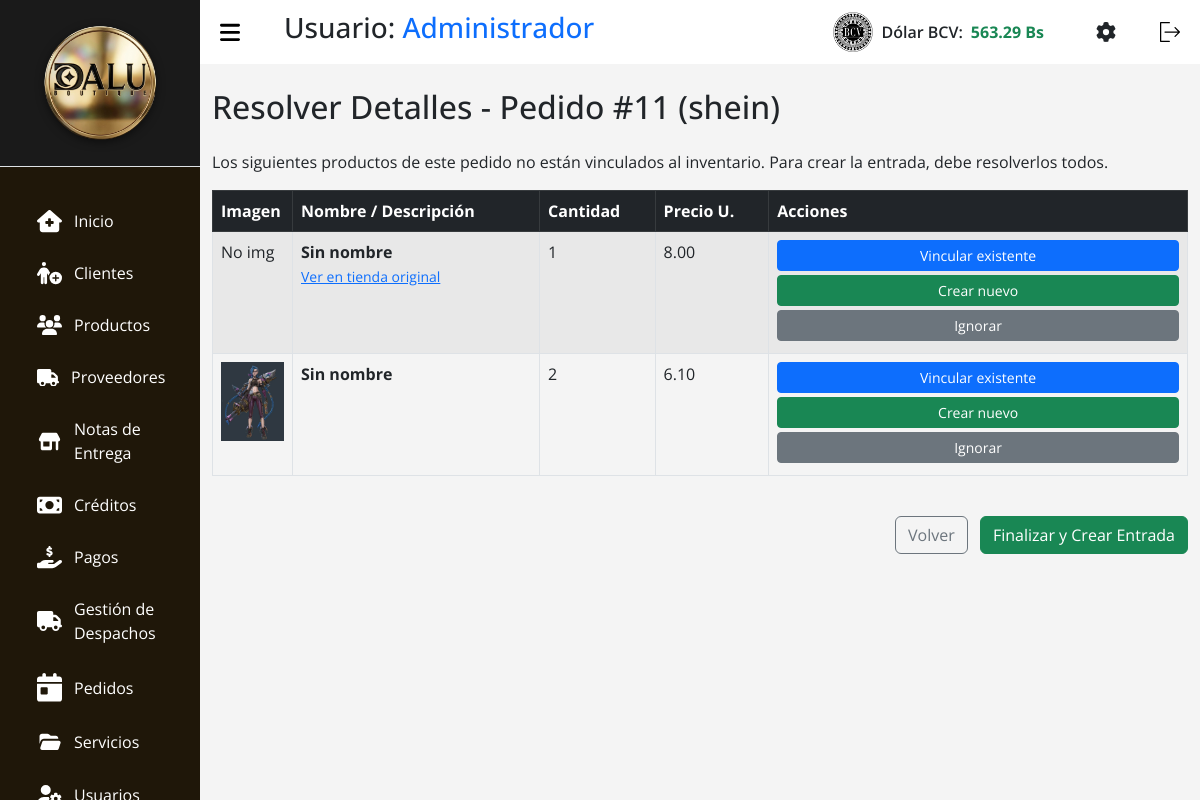
Page /index.php?c=pedidos&accion=resolverDetalles&id=11 (signed in) on the committed database.
### tables this page shows
CREATE TABLE `tasa` (
  `id` int(11) NOT NULL,
  `nombre` varchar(50) NOT NULL,
  `valor` decimal(10,2) NOT NULL,
  `fecha_actualizacion` datetime NOT NULL DEFAULT current_timestamp()
);

CREATE TABLE `pedidos` (
  `id` int(11) NOT NULL,
  `id_proveedor` int(11) DEFAULT NULL,
  `id_cliente` int(11) DEFAULT NULL,
  `id_nota_entrega` int(11) DEFAULT NULL,
  `tipo` enum('cliente','proveedor','propios','') NOT NULL,
  `fecha_registro` timestamp NOT NULL DEFAULT current_timestamp(),
  `fecha_estimada` date DEFAULT NULL,
  `fecha_recepcion` datetime DEFAULT NULL,
  `fecha_entrega` datetime DEFAULT NULL,
  `estado` enum('pendiente','confirmado','enviado','recibido','cancelado','entregado') NOT NULL DEFAULT 'pendiente'
);

CREATE TABLE `detalles_pedido` (
  `id` int(11) NOT NULL,
  `id_pedido` int(11) NOT NULL,
  `id_variante` int(11) DEFAULT NULL,
  `tipo` enum('cliente','proveedor') NOT NULL,
  `imagen` varchar(60) NOT NULL,
  `link` text NOT NULL,
  `fecha_registro` timestamp NOT NULL DEFAULT current_timestamp(),
  `estado` enum('pendiente','recibido','entregado','') NOT NULL,
  `nombre_producto` varchar(150) DEFAULT NULL COMMENT 'Para productos vagos',
  `cantidad` int(11) NOT NULL DEFAULT 1,
  `precio_unitario` decimal(10,2) DEFAULT NULL,
  `descripcion_producto` text DEFAULT NULL,
  `status_inventario` enum('pendiente','vinculado','creado','ignorado') DEFAULT 'pendiente'
);

### src/Models/Tasa.php (called while the page is built, shortened)
<?php
class Tasa extends Conexion {
    public function getLatest($nombre = 'BCV') {
        try {
            $stmt = $this->prepare("SELECT * FROM tasa WHERE nombre = :nombre ORDER BY id DESC LIMIT 1");
            $stmt->bindParam(':nombre', $nombre, PDO::PARAM_STR);
            $stmt->execute();
            return $stmt->fetch(PDO::FETCH_ASSOC);
        } catch (PDOException $e) {
            return false;
        }
    }
}

### src/Models/Pedidos.php (called while the page is built, shortened)
<?php
    class Pedidos extends Conexion {
        private $id;
        public function __construct($id = null, $id_cliente = null, $tipo = null, $estado = 'pendiente', $id_proveedor = null) {
            $this->id = $id;
        }
        public function setId($id) { $this->id = $id; return $this; }
        public function getById($id) {
            $sql = "SELECT p.*,
                    COALESCE(NULLIF(pr.razon_social, ''), NULLIF(pr.nombre, ''), 'Proveedor Desconocido') AS nombre_proveedor,
                    c.nombre as cliente_nombre,
                    c.apellido as cliente_apellido,
                    c.cedula as cliente_cedula,
                    c.telefono as cliente_telefono,
                    c.direccion as cliente_direccion
                    FROM pedidos p
                    LEFT JOIN clientes c ON p.id_cliente = c.id
                    LEFT JOIN proveedores pr ON p.id_proveedor = pr.id
                    WHERE p.id = :id";
            $stmt = $this->prepare($sql);
            $stmt->bindParam(":id", $id);
            $stmt->execute();
            $pedido = $stmt->fetch(\PDO::FETCH_ASSOC);
            if ($pedido) {
                $pedido['detalles'] = $this->getDetallesByPedido($id);
            }
            return $pedido;
        }
        public function getDetallesByPedido($pedido_id) {
            $sql = "SELECT dp.*,
                    p.nombre as producto_nombre,
                    p.precio_venta as producto_precio,
                    pv.id_producto,
                    pv.nombre_variante as variante_nombre,
                    pv.atributos as variante_atributos
                    FROM detalles_pedido dp
                    LEFT JOIN producto_variantes pv ON dp.id_variante = pv.id
                    LEFT JOIN productos p ON pv.id_producto = p.id
                    WHERE dp.id_pedido = :id_pedido
                    ORDER BY dp.id";
            $stmt = $this->prepare($sql);
            $stmt->bindParam(":id_pedido", $pedido_id);
            $stmt->execute();
            $detalles = $stmt->fetchAll(\PDO::FETCH_ASSOC);
            return $detalles;
        }
        public function getDetallesPendientes() {
            $sql = "SELECT dp.*, p.tipo as pedido_tipo
                    FROM detalles_pedido dp
                    JOIN pedidos p ON dp.id_pedido = p.id
                    WHERE dp.id_pedido = :id_pedido
                    AND dp.status_inventario = 'pendiente'";
            $stmt = $this->prepare($sql);
            $stmt->bindParam(":id_pedido", $this->id);
            $stmt->execute();
            return $stmt->fetchAll(\PDO::FETCH_ASSOC);
        }
        public function getPedidoConDetallesPendientes($pedido_id) {
            $pedido = $this->getById($pedido_id);
            $pedido['detalles_pendientes'] = $this->getDetallesPendientes();
            return $pedido;
        }
    }

### src/Views/V_ResolverDetalles.php (the view, shortened to what this page needs)
<!DOCTYPE html>
<html lang="es">
<head>
    <link rel="stylesheet" href="assets/css/css.css">
    <link rel="stylesheet" href="assets/css/header.css">
    <link rel="stylesheet" href="assets/bootstrap.min.css">
    <link rel="stylesheet" href="assets/css/libs/select2.min.css">
    <link rel="stylesheet" href="assets/css/libs/select2-bootstrap-5-theme.min.css">
</head>
<body>
    <?php require_once __DIR__ . "/../Views/layout/header.php"; ?>
    <div class="container mt-4">
        <h2 class="mb-4">Resolver Detalles - Pedido #<?= htmlspecialchars($pedido['id']) ?> (<?= htmlspecialchars($pedido['nombre_proveedor']) ?>)</h2>
        <p>Los siguientes productos de este pedido no están vinculados al inventario. Para crear la entrada, debe resolverlos todos.</p>
        <div class="table-responsive">
            <table class="table table-bordered table-striped" id="tablaDetalles">
                <thead class="table-dark">
                    <tr>
                        <th>Imagen</th>
                        <th>Nombre / Descripción</th>
                        <th>Cantidad</th>
                        <th>Precio U.</th>
                        <th>Acciones</th>
                    </tr>
                </thead>
                <tbody>
                    <?php foreach($pedido['detalles_pendientes'] as $det): ?>
                    <tr id="row-<?= $det['id'] ?>">
                        <td style="width: 80px;">
                            <?php if(!empty($det['imagen'])): ?>
                                <img src="<?= htmlspecialchars($det['imagen']) ?>" alt="Img" style="width: 100%; object-fit: contain;">
                            <?php else: ?>
                                <span>No img</span>
                            <?php endif; ?>
                        </td>
                        <td>
                            <strong><?= htmlspecialchars($det['nombre_producto'] ?: 'Sin nombre') ?></strong>
                            <?php if(!empty($det['link'])): ?>
                                <br><a href="<?= htmlspecialchars($det['link']) ?>" target="_blank" class="small">Ver en tienda original</a>
                            <?php endif; ?>
                            <br><small><?= htmlspecialchars($det['descripcion_producto']) ?></small>
                        </td>
                        <td><?= htmlspecialchars($det['cantidad']) ?></td>
                        <td><?= htmlspecialchars($det['precio_unitario'] ?? '0.00') ?></td>
                        <td class="acciones-td">
                            <button class="btn btn-sm btn-primary btn-vincular mb-1 w-100" data-id="<?= $det['id'] ?>" data-bs-toggle="modal" data-bs-target="#modalVincular">Vincular existente</button>
                            <button class="btn btn-sm btn-success btn-crear mb-1 w-100" data-id="<?= $det['id'] ?>" data-nombre="<?= htmlspecialchars($det['nombre_producto']) ?>" data-precio="<?= htmlspecialchars($det['precio_unitario']) ?>" data-bs-toggle="modal" data-bs-target="#modalAgregar">Crear nuevo</button>
                            <button class="btn btn-sm btn-secondary btn-ignorar mb-1 w-100" data-id="<?= $det['id'] ?>">Ignorar</button>
                        </td>
                    </tr>
                    <?php endforeach; ?>
                </tbody>
            </table>
        </div>
        <div class="text-end mt-4">
            <a href="?c=pedidos&accion=view" class="btn btn-outline-secondary me-2">Volver</a>
            <form action="?c=entradas&accion=crearDesdePedido" method="POST" class="d-inline" id="formFinalizar">
                <button type="button" class="btn btn-success" id="btnFinalizar" onclick="checkFinalizar()">Finalizar y Crear Entrada</button>
            </form>
        </div>
    </div>
</body>
</html>

### src/Views/layout/header.php (shortened to what this page needs)
<?php
$tasaModel_header = new Tasa();
$tasaActual_header = $tasaModel_header->getLatest();
$tasaValor = $tasaActual_header ? number_format((float)$tasaActual_header['valor'], 2) : '0.00';
?>
<section id="sidebar">
  <div class="sidebar-heading border-bottom p-3" style="background-color: #1a1a1a; text-align: center;">
    <img src="assets/img/dalulisto.png" style="max-width: 80%; height: auto; filter: drop-shadow(0px 2px 4px rgba(0,0,0,0.5));" alt="Logo Dalu">
  </div>
  <ul class="side-menu">
    <li class="nav-item m-1 fs-6">
      <a class="nav-link active" aria-current="page" href="?c=Home">
        Inicio</a>
    </li>
    <li class="nav-item m-1 fs-6">
      <a class="nav-link" href="?c=Clientes">
        Clientes
      </a>
    </li>
    <li class="nav-item m-1 fs-6">
      <a class="nav-link" href="?c=Productos">
        Productos
      </a>
    </li>
    <li class="nav-item m-1 fs-6">
      <a class="nav-link" href="?c=Proveedores">
        Proveedores
      </a>
    </li>
    <li class="nav-item m-1 fs-6">
      <a class="nav-link" href="?c=Notas">
        Notas de
        <br>
        Entrega
      </a>
    </li>
    <li class="nav-item m-1 fs-6">
      <a class="nav-link" href="?c=Creditos">
        Créditos
      </a>
    </li>
    <li class="nav-item m-1 fs-6">
      <a class="nav-link" href="?c=Pagos">
        Pagos
      </a>
    <li class="nav-item m-1 fs-6">
      <a class="nav-link" href="?c=Despacho">
          Gestión de
          <br>
          Despachos
      </a>
    </li>
    <li class="nav-item m-1 fs-6">
      <a class="nav-link" href="?c=Pedidos">
        Pedidos
      </a>
    </li>
    <li class="nav-item m-1 fs-6">
      <a class="nav-link" href="?c=Servicios">
        Servicios
      </a>
    </li>
    <li class="nav-item  m-1 fs-6">
      <a class="nav-link" href="?c=Usuarios">
      </a>
    </li>
  </ul>
</section>
<section id="content">
  <nav>
    <h3 class="ms-3">Usuario: <span class="text-primary"><?= htmlspecialchars($_SESSION['nombre']) ?></span></h3>
    <div class="d-flex align-items-center ms-auto me-4" id="bcvDiv" style="cursor:pointer;" data-bs-toggle="modal" data-bs-target="#modalTasa">
        <img class="img-bcv me-2" src="assets/img/bcv2.png" alt="BCV" width="40">
        <span class="text-dark fw-semibold me-2">Dólar BCV:</span>
        <span class="text-success fw-bold" id="Dolar_bcv"><?= htmlspecialchars($tasaValor) ?> Bs</span>
    </div>
    <a href="?c=Ajustes" class="me-3 text-dark" title="Ajustes y Configuración">
    </a>
    <form action="index.php?c=login&a=Logout" method="POST">
      <button type="submit" style="background: none; border: none; cursor: pointer;">
      </button>
    </form>
  </nav>

### assets/css/css.css (style rules this page uses)
* { margin: 0; padding: 0; text-decoration: none; box-sizing: border-box; font-family: 'Segoe UI', Tahoma, Geneva, Verdana, sans-serif; }
body { font-family: Arial, Helvetica, sans-serif; height: 100vh; display: flex; flex-wrap: nowrap; background: #9794942c; }

### assets/css/header.css (style rules this page uses)
* { font-family: 'Open Sans', sans-serif; margin: 0; padding: 0; box-sizing: border-box; }
:root { --grey: #F1F0F6; --dark-grey: #2610a1be; --light: #fff; --dark: #000; --green: #81D43A; --light-green: #E3FFCB; --blue: #1775F1; --light-blue: #D0E4FF; --dark-blue: #0C5FCD; --red: #FC3B56; }
li { list-style: none; }
#sidebar { position: fixed; max-width: 200px; width: 100%; background: var(--light); top: 0; left: 0; height: 100%; overflow-y: auto; scrollbar-width: none; transition: all .3s ease; background-color: #1f1709; z-index: 200; }
#sidebar .icon { min-width: 22px; display: flex; justify-content: center; align-items: center; margin-right: 12px; }
#sidebar .side-menu { margin: 30px 0; padding: 0 18px; transition: all .3s ease; }
#sidebar .side-menu a { display: flex; align-items: center; font-size: 16px; color: var(--light); padding: 12px 16px 12px 0; border-radius: 20px; margin: 4px 0; white-space: nowrap; }
#content { position: relative; width: calc(100% - 200px); left: 200px; transition: all .3s ease; background-color: #49494a0f; }
nav { background: var(--light); height: 64px; padding: 0 20px; display: flex; align-items: center; grid-gap: 28px; position: sticky; top: 0; left: 0; z-index: 100; justify-content: space-between; }
nav .toggle-sidebar { font-size: 18px; cursor: pointer; }
svg { width: 20px; cursor: pointer; }
.icon { margin-left: 15px; align-items: baseline; width: 25px; transition: 1.3s; }

### rows in the picture
tasa: valor "563.29"
pedidos: id "11"
detalles_pedido: imagen "No img", nombre_producto "Sin nombre", cantidad "1", precio_unitario "8.00"
detalles_pedido: imagen (picture), nombre_producto "Sin nombre", cantidad "2", precio_unitario "6.10"

### other values in the picture
$_SESSION['nombre'] "Administrador"
$pedido['nombre_proveedor'] "shein"
